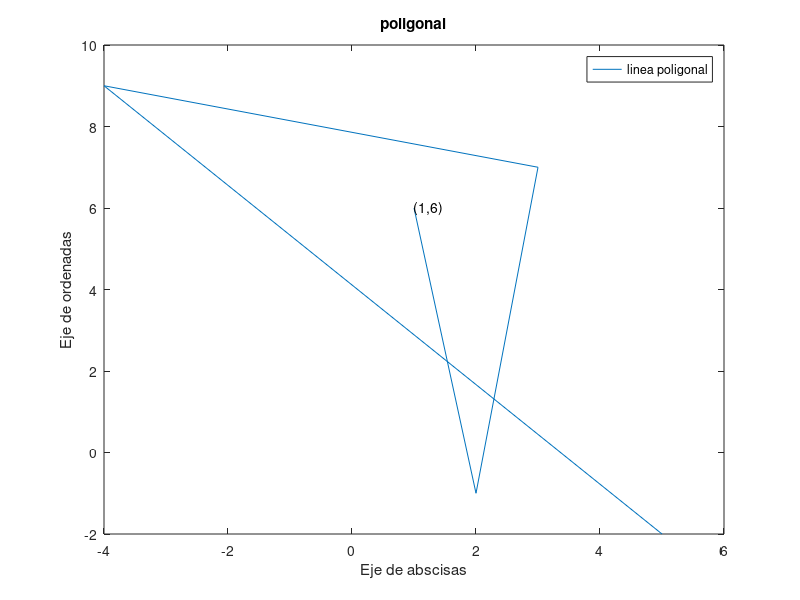
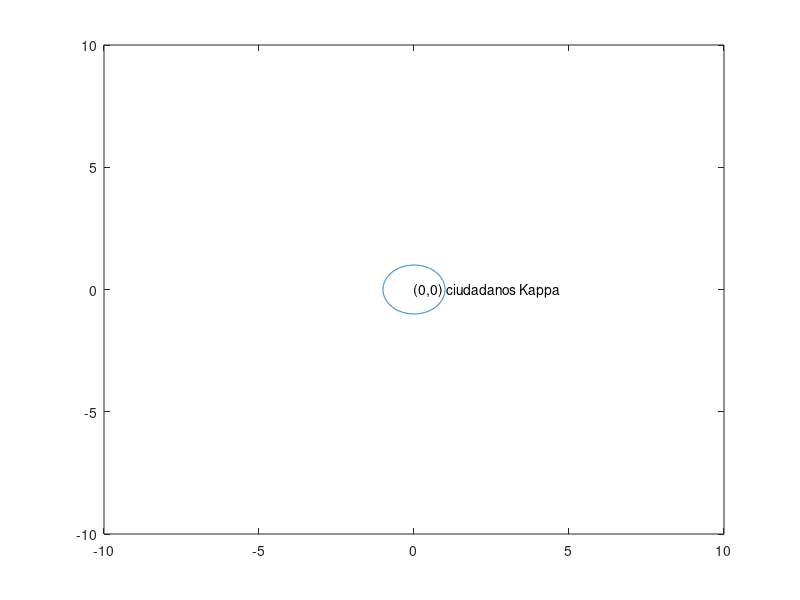

MATLAB code for these plots, in order: (Note: this script raises an error after producing the figures.)
%%ejercicio 1.1

(3^2 + 7) / 2
%%ans = 8
2^3 - (16 * (7 + 24/3)) / (2^4 * 5)
%%ans = 5
(625)^(1/4)
%%ans = 5.000
%%separando con ',' devuelve las dos evaluaciones
%%separando con ';' devuelve la ultima evaluacion (que no tiene ';' al final)
%%format long
%%format short
%%format rat

%%ejercicio 1.2
format short; 2/3, 1.44444
format long; 2/3, 1.44444
format long e; 2/3, 1.44444
format rat; 2/3, 1.44444

%%abs -> valor absoluto
%%rat -> cociente que aproxima el numero
%%sqrt -> raiz cuadrada
%%exp -> e^x
%%log -> logaritmo neperiano
%%log10 -> logaritmo base 10
%%log2 -> logaritmo base 2

%%sin -> seno
%%cos -> coseno
%%tan -> tangente
%%csc -> cosecante
%%sec -> secante
%%cot -> cotangente
%%asin -> arcoseno
%%acos -> arcocoseno
%%atan -> aroctangente

%%vectores
v = [3 6 2 1 5] %vector
v'              %vector columna

%%ejercicio 1.4
v = [3 6 2 7 1 5] %hace un vector v
v(3)              %devuelve la tercera posición del vector
v([2,4])          %devuelve las posiciones 2 y 4 del vector
zeros (1,5);      %hace un vector tamaño 5 con 5 ceros
                  %puede crear vectores / columnas / matrices de ceros
linspace(2, 10, 3)%devuelve un vector con tres posiciones
                  %con numeros equidistantes entre 2 y 10

%%operador dos puntos ->
%% v = primera componente[:incremento]:valor que determina la última componente
5:3:17
1/2:7/2

%%ejercicio 1.5
v = 3:-1.5:-4.5
v = linspace(3, -4.5, 6)
v([1 3 5])
v([1:2:6])

%%sum(v)
%%max(v)
%%min(v)
%%length(v)

%%ejercicio 1.6
v = [4 -sqrt(2) 2.5]
v.*v
v.^2

%%%ARREPRESENTAÇOM GRÂFICA
%% plot(x,y) dos vectores definidios con anterioridad, de misma longitud
x = [1 3]
y = [2 5]

plot(x,y)

x = [ 1 2 3 -4 5]
y = [6 -1 7 9 -2]

plot(x,y)

%%making the graphica pretty
title('poligonal')
xlabel('Eje de abscisas')
ylabel('Eje de ordenadas')
text(1,6,'(1,6)')
legend('linea poligonal')

%%making a BRAND NEW WINDOW
figure(2)
x = 0:pi/100:pi;
y = cos(x);
z = cos(3*x);
plot (x,y,x,z)

%%ejercicio 1.7
x = 0:pi/100:2*pi;    %define un vector x entre 0 y 2pi
y = sin(x);           %define un vector y como seno de x
plot(x,y)             %dibuja la gráfica de x frente a y
hold on               %hace que las siguientes órdenes aparezcan en la misma figura
z = cos(x);           %define un vector z como coseno de x
plot (x, z, 'r-.')    %dibuja la gráfica de x frente a z con la linea verde y discontinua
hold off              %deja de obligar a trabajar en ese espacio

t = 0:pi/180:2*pi;
x = cos(t);
y = sin(t);
plot(x,y);
%axis equal;
axis([-2 2 -2 2])
text(0,0,'(0,0) ciudadanos Kappa');

%%ejercicio 1.8

v = axis([-10 10 -10 10]);
hold on
plot(-4,9,'r*')
